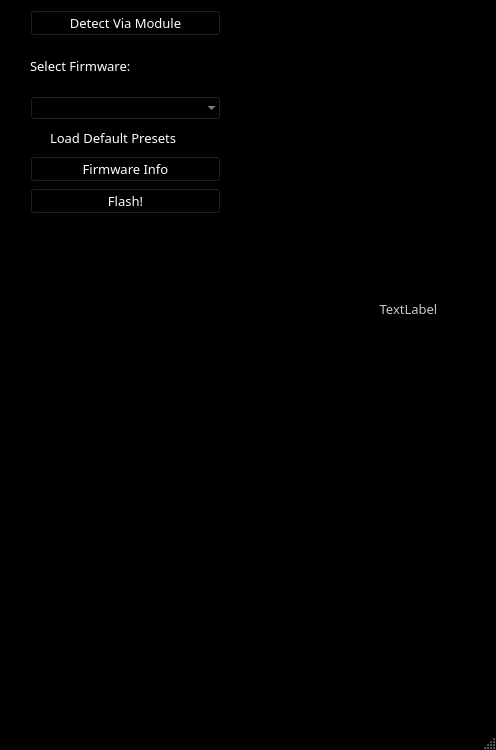
<?xml version="1.0" encoding="UTF-8"?>
<ui version="4.0">
 <class>MainWindow</class>
 <widget class="QMainWindow" name="MainWindow">
  <property name="geometry">
   <rect>
    <x>0</x>
    <y>0</y>
    <width>496</width>
    <height>750</height>
   </rect>
  </property>
  <property name="sizePolicy">
   <sizepolicy hsizetype="Minimum" vsizetype="Minimum">
    <horstretch>0</horstretch>
    <verstretch>0</verstretch>
   </sizepolicy>
  </property>
  <property name="minimumSize">
   <size>
    <width>496</width>
    <height>750</height>
   </size>
  </property>
  <property name="palette">
   <palette>
    <active>
     <colorrole role="WindowText">
      <brush brushstyle="SolidPattern">
       <color alpha="255">
        <red>200</red>
        <green>200</green>
        <blue>200</blue>
       </color>
      </brush>
     </colorrole>
     <colorrole role="Button">
      <brush brushstyle="SolidPattern">
       <color alpha="255">
        <red>0</red>
        <green>0</green>
        <blue>0</blue>
       </color>
      </brush>
     </colorrole>
     <colorrole role="Light">
      <brush brushstyle="SolidPattern">
       <color alpha="255">
        <red>0</red>
        <green>0</green>
        <blue>0</blue>
       </color>
      </brush>
     </colorrole>
     <colorrole role="Midlight">
      <brush brushstyle="SolidPattern">
       <color alpha="255">
        <red>0</red>
        <green>0</green>
        <blue>0</blue>
       </color>
      </brush>
     </colorrole>
     <colorrole role="Dark">
      <brush brushstyle="SolidPattern">
       <color alpha="255">
        <red>0</red>
        <green>0</green>
        <blue>0</blue>
       </color>
      </brush>
     </colorrole>
     <colorrole role="Mid">
      <brush brushstyle="SolidPattern">
       <color alpha="255">
        <red>0</red>
        <green>0</green>
        <blue>0</blue>
       </color>
      </brush>
     </colorrole>
     <colorrole role="Text">
      <brush brushstyle="SolidPattern">
       <color alpha="255">
        <red>255</red>
        <green>255</green>
        <blue>255</blue>
       </color>
      </brush>
     </colorrole>
     <colorrole role="BrightText">
      <brush brushstyle="SolidPattern">
       <color alpha="255">
        <red>255</red>
        <green>255</green>
        <blue>255</blue>
       </color>
      </brush>
     </colorrole>
     <colorrole role="ButtonText">
      <brush brushstyle="SolidPattern">
       <color alpha="255">
        <red>255</red>
        <green>255</green>
        <blue>255</blue>
       </color>
      </brush>
     </colorrole>
     <colorrole role="Base">
      <brush brushstyle="SolidPattern">
       <color alpha="255">
        <red>0</red>
        <green>0</green>
        <blue>0</blue>
       </color>
      </brush>
     </colorrole>
     <colorrole role="Window">
      <brush brushstyle="SolidPattern">
       <color alpha="255">
        <red>0</red>
        <green>0</green>
        <blue>0</blue>
       </color>
      </brush>
     </colorrole>
     <colorrole role="Shadow">
      <brush brushstyle="SolidPattern">
       <color alpha="255">
        <red>0</red>
        <green>0</green>
        <blue>0</blue>
       </color>
      </brush>
     </colorrole>
     <colorrole role="AlternateBase">
      <brush brushstyle="SolidPattern">
       <color alpha="255">
        <red>0</red>
        <green>0</green>
        <blue>0</blue>
       </color>
      </brush>
     </colorrole>
     <colorrole role="ToolTipBase">
      <brush brushstyle="SolidPattern">
       <color alpha="255">
        <red>255</red>
        <green>255</green>
        <blue>220</blue>
       </color>
      </brush>
     </colorrole>
     <colorrole role="ToolTipText">
      <brush brushstyle="SolidPattern">
       <color alpha="255">
        <red>0</red>
        <green>0</green>
        <blue>0</blue>
       </color>
      </brush>
     </colorrole>
    </active>
    <inactive>
     <colorrole role="WindowText">
      <brush brushstyle="SolidPattern">
       <color alpha="255">
        <red>200</red>
        <green>200</green>
        <blue>200</blue>
       </color>
      </brush>
     </colorrole>
     <colorrole role="Button">
      <brush brushstyle="SolidPattern">
       <color alpha="255">
        <red>0</red>
        <green>0</green>
        <blue>0</blue>
       </color>
      </brush>
     </colorrole>
     <colorrole role="Light">
      <brush brushstyle="SolidPattern">
       <color alpha="255">
        <red>0</red>
        <green>0</green>
        <blue>0</blue>
       </color>
      </brush>
     </colorrole>
     <colorrole role="Midlight">
      <brush brushstyle="SolidPattern">
       <color alpha="255">
        <red>0</red>
        <green>0</green>
        <blue>0</blue>
       </color>
      </brush>
     </colorrole>
     <colorrole role="Dark">
      <brush brushstyle="SolidPattern">
       <color alpha="255">
        <red>0</red>
        <green>0</green>
        <blue>0</blue>
       </color>
      </brush>
     </colorrole>
     <colorrole role="Mid">
      <brush brushstyle="SolidPattern">
       <color alpha="255">
        <red>0</red>
        <green>0</green>
        <blue>0</blue>
       </color>
      </brush>
     </colorrole>
     <colorrole role="Text">
      <brush brushstyle="SolidPattern">
       <color alpha="255">
        <red>255</red>
        <green>255</green>
        <blue>255</blue>
       </color>
      </brush>
     </colorrole>
     <colorrole role="BrightText">
      <brush brushstyle="SolidPattern">
       <color alpha="255">
        <red>255</red>
        <green>255</green>
        <blue>255</blue>
       </color>
      </brush>
     </colorrole>
     <colorrole role="ButtonText">
      <brush brushstyle="SolidPattern">
       <color alpha="255">
        <red>255</red>
        <green>255</green>
        <blue>255</blue>
       </color>
      </brush>
     </colorrole>
     <colorrole role="Base">
      <brush brushstyle="SolidPattern">
       <color alpha="255">
        <red>0</red>
        <green>0</green>
        <blue>0</blue>
       </color>
      </brush>
     </colorrole>
     <colorrole role="Window">
      <brush brushstyle="SolidPattern">
       <color alpha="255">
        <red>0</red>
        <green>0</green>
        <blue>0</blue>
       </color>
      </brush>
     </colorrole>
     <colorrole role="Shadow">
      <brush brushstyle="SolidPattern">
       <color alpha="255">
        <red>0</red>
        <green>0</green>
        <blue>0</blue>
       </color>
      </brush>
     </colorrole>
     <colorrole role="AlternateBase">
      <brush brushstyle="SolidPattern">
       <color alpha="255">
        <red>0</red>
        <green>0</green>
        <blue>0</blue>
       </color>
      </brush>
     </colorrole>
     <colorrole role="ToolTipBase">
      <brush brushstyle="SolidPattern">
       <color alpha="255">
        <red>255</red>
        <green>255</green>
        <blue>220</blue>
       </color>
      </brush>
     </colorrole>
     <colorrole role="ToolTipText">
      <brush brushstyle="SolidPattern">
       <color alpha="255">
        <red>0</red>
        <green>0</green>
        <blue>0</blue>
       </color>
      </brush>
     </colorrole>
    </inactive>
    <disabled>
     <colorrole role="WindowText">
      <brush brushstyle="SolidPattern">
       <color alpha="255">
        <red>0</red>
        <green>0</green>
        <blue>0</blue>
       </color>
      </brush>
     </colorrole>
     <colorrole role="Button">
      <brush brushstyle="SolidPattern">
       <color alpha="255">
        <red>0</red>
        <green>0</green>
        <blue>0</blue>
       </color>
      </brush>
     </colorrole>
     <colorrole role="Light">
      <brush brushstyle="SolidPattern">
       <color alpha="255">
        <red>0</red>
        <green>0</green>
        <blue>0</blue>
       </color>
      </brush>
     </colorrole>
     <colorrole role="Midlight">
      <brush brushstyle="SolidPattern">
       <color alpha="255">
        <red>0</red>
        <green>0</green>
        <blue>0</blue>
       </color>
      </brush>
     </colorrole>
     <colorrole role="Dark">
      <brush brushstyle="SolidPattern">
       <color alpha="255">
        <red>0</red>
        <green>0</green>
        <blue>0</blue>
       </color>
      </brush>
     </colorrole>
     <colorrole role="Mid">
      <brush brushstyle="SolidPattern">
       <color alpha="255">
        <red>0</red>
        <green>0</green>
        <blue>0</blue>
       </color>
      </brush>
     </colorrole>
     <colorrole role="Text">
      <brush brushstyle="SolidPattern">
       <color alpha="255">
        <red>0</red>
        <green>0</green>
        <blue>0</blue>
       </color>
      </brush>
     </colorrole>
     <colorrole role="BrightText">
      <brush brushstyle="SolidPattern">
       <color alpha="255">
        <red>255</red>
        <green>255</green>
        <blue>255</blue>
       </color>
      </brush>
     </colorrole>
     <colorrole role="ButtonText">
      <brush brushstyle="SolidPattern">
       <color alpha="255">
        <red>0</red>
        <green>0</green>
        <blue>0</blue>
       </color>
      </brush>
     </colorrole>
     <colorrole role="Base">
      <brush brushstyle="SolidPattern">
       <color alpha="255">
        <red>0</red>
        <green>0</green>
        <blue>0</blue>
       </color>
      </brush>
     </colorrole>
     <colorrole role="Window">
      <brush brushstyle="SolidPattern">
       <color alpha="255">
        <red>0</red>
        <green>0</green>
        <blue>0</blue>
       </color>
      </brush>
     </colorrole>
     <colorrole role="Shadow">
      <brush brushstyle="SolidPattern">
       <color alpha="255">
        <red>0</red>
        <green>0</green>
        <blue>0</blue>
       </color>
      </brush>
     </colorrole>
     <colorrole role="AlternateBase">
      <brush brushstyle="SolidPattern">
       <color alpha="255">
        <red>0</red>
        <green>0</green>
        <blue>0</blue>
       </color>
      </brush>
     </colorrole>
     <colorrole role="ToolTipBase">
      <brush brushstyle="SolidPattern">
       <color alpha="255">
        <red>255</red>
        <green>255</green>
        <blue>220</blue>
       </color>
      </brush>
     </colorrole>
     <colorrole role="ToolTipText">
      <brush brushstyle="SolidPattern">
       <color alpha="255">
        <red>0</red>
        <green>0</green>
        <blue>0</blue>
       </color>
      </brush>
     </colorrole>
    </disabled>
   </palette>
  </property>
  <property name="font">
   <font>
    <family>IBM Plex Sans</family>
    <pointsize>10</pointsize>
   </font>
  </property>
  <property name="acceptDrops">
   <bool>false</bool>
  </property>
  <property name="windowTitle">
   <string>VIA Flash Utility</string>
  </property>
  <widget class="QWidget" name="centralWidget">
   <widget class="QWidget" name="verticalLayoutWidget">
    <property name="geometry">
     <rect>
      <x>20</x>
      <y>0</y>
      <width>211</width>
      <height>224</height>
     </rect>
    </property>
    <layout class="QVBoxLayout" name="verticalLayout">
     <property name="sizeConstraint">
      <enum>QLayout::SetDefaultConstraint</enum>
     </property>
     <property name="leftMargin">
      <number>10</number>
     </property>
     <property name="topMargin">
      <number>10</number>
     </property>
     <property name="rightMargin">
      <number>10</number>
     </property>
     <property name="bottomMargin">
      <number>10</number>
     </property>
     <item>
      <widget class="QPushButton" name="detectButton">
       <property name="text">
        <string>Detect Via Module</string>
       </property>
      </widget>
     </item>
     <item>
      <widget class="QLabel" name="label">
       <property name="enabled">
        <bool>true</bool>
       </property>
       <property name="sizePolicy">
        <sizepolicy hsizetype="Minimum" vsizetype="Minimum">
         <horstretch>0</horstretch>
         <verstretch>0</verstretch>
        </sizepolicy>
       </property>
       <property name="styleSheet">
        <string notr="true">color:rgb(255,255,255);</string>
       </property>
       <property name="text">
        <string>Select Firmware:</string>
       </property>
      </widget>
     </item>
     <item>
      <widget class="QComboBox" name="comboBox">
       <property name="palette">
        <palette>
         <active>
          <colorrole role="Text">
           <brush brushstyle="SolidPattern">
            <color alpha="255">
             <red>0</red>
             <green>0</green>
             <blue>0</blue>
            </color>
           </brush>
          </colorrole>
          <colorrole role="ButtonText">
           <brush brushstyle="SolidPattern">
            <color alpha="255">
             <red>200</red>
             <green>200</green>
             <blue>200</blue>
            </color>
           </brush>
          </colorrole>
          <colorrole role="Base">
           <brush brushstyle="SolidPattern">
            <color alpha="255">
             <red>214</red>
             <green>214</green>
             <blue>214</blue>
            </color>
           </brush>
          </colorrole>
         </active>
         <inactive>
          <colorrole role="Text">
           <brush brushstyle="SolidPattern">
            <color alpha="255">
             <red>0</red>
             <green>0</green>
             <blue>0</blue>
            </color>
           </brush>
          </colorrole>
          <colorrole role="ButtonText">
           <brush brushstyle="SolidPattern">
            <color alpha="255">
             <red>200</red>
             <green>200</green>
             <blue>200</blue>
            </color>
           </brush>
          </colorrole>
          <colorrole role="Base">
           <brush brushstyle="SolidPattern">
            <color alpha="255">
             <red>214</red>
             <green>214</green>
             <blue>214</blue>
            </color>
           </brush>
          </colorrole>
         </inactive>
         <disabled>
          <colorrole role="Text">
           <brush brushstyle="SolidPattern">
            <color alpha="255">
             <red>0</red>
             <green>0</green>
             <blue>0</blue>
            </color>
           </brush>
          </colorrole>
          <colorrole role="ButtonText">
           <brush brushstyle="SolidPattern">
            <color alpha="255">
             <red>0</red>
             <green>0</green>
             <blue>0</blue>
            </color>
           </brush>
          </colorrole>
          <colorrole role="Base">
           <brush brushstyle="SolidPattern">
            <color alpha="255">
             <red>0</red>
             <green>0</green>
             <blue>0</blue>
            </color>
           </brush>
          </colorrole>
         </disabled>
        </palette>
       </property>
       <property name="insertPolicy">
        <enum>QComboBox::InsertAtTop</enum>
       </property>
       <property name="frame">
        <bool>false</bool>
       </property>
      </widget>
     </item>
     <item>
      <widget class="QRadioButton" name="loadDefaultButton">
       <property name="font">
        <font>
         <family>IBM Plex Sans</family>
         <pointsize>10</pointsize>
        </font>
       </property>
       <property name="styleSheet">
        <string notr="true">background-color:rgb(0, 0, 0);
color:rgb(255,255,255);</string>
       </property>
       <property name="text">
        <string>Load Default Presets</string>
       </property>
      </widget>
     </item>
     <item>
      <widget class="QPushButton" name="firmwareInfoButton">
       <property name="text">
        <string>Firmware Info</string>
       </property>
      </widget>
     </item>
     <item>
      <widget class="QPushButton" name="flashButton">
       <property name="text">
        <string>Flash!</string>
       </property>
      </widget>
     </item>
    </layout>
   </widget>
   <widget class="QLabel" name="faceplate">
    <property name="geometry">
     <rect>
      <x>233</x>
      <y>0</y>
      <width>351</width>
      <height>618</height>
     </rect>
    </property>
    <property name="sizePolicy">
     <sizepolicy hsizetype="Fixed" vsizetype="Fixed">
      <horstretch>0</horstretch>
      <verstretch>0</verstretch>
     </sizepolicy>
    </property>
    <property name="layoutDirection">
     <enum>Qt::LeftToRight</enum>
    </property>
    <property name="text">
     <string>TextLabel</string>
    </property>
    <property name="alignment">
     <set>Qt::AlignCenter</set>
    </property>
   </widget>
  </widget>
  <widget class="QStatusBar" name="statusBar"/>
 </widget>
 <layoutdefault spacing="6" margin="11"/>
 <resources/>
 <connections/>
</ui>
